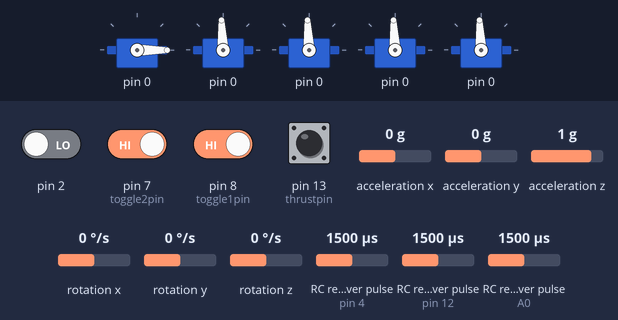
A sketch run on a simulated Arduino Uno, built with avr-gcc and run on an emulated ATmega328P. Shown: 5 × servo. Wiring (inferred from the names in the program): 3 × RC receiver channel: data pin 4 / data pin 12 / data A0. The test bench sets the inputs (shaded band); at power-on: pin 7 (toggle2pin), pin 8 (toggle1pin), pin 13 (thrustpin) HIGH, pin 2 LOW, RC receiver pulse (sensors on pin 4, pin 12, A0) 1500 µs, acceleration x 0 g, acceleration y 0 g, acceleration z 1 g, rotation x 0 °/s, rotation y 0 °/s, rotation z 0 °/s. The sensor or clock chip raises its interrupt line as the real part does; what the sketch prints to the serial monitor is not drawn.

Above: at 1.2 s.
1.8 s: RC receiver pulse (sensor on pin 4) set to 1020 µs
At 3.57 s:
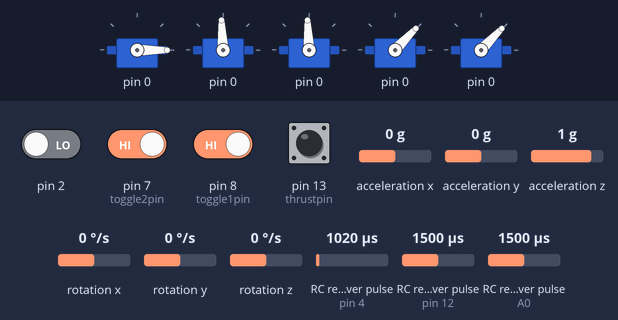
4.8 s: RC receiver pulse (sensor on pin 12) set to 1020 µs
At 5.11 s:
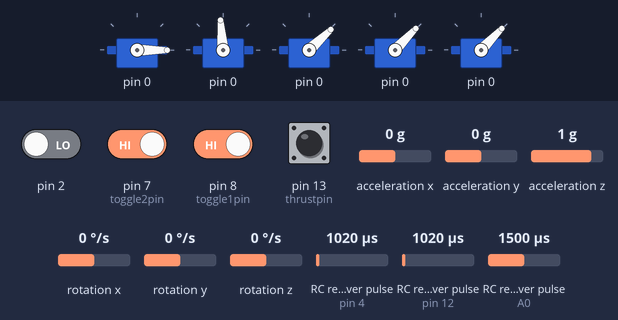
7.8 s: pin 8 (toggle1pin) driven LOW
At 8.13 s:
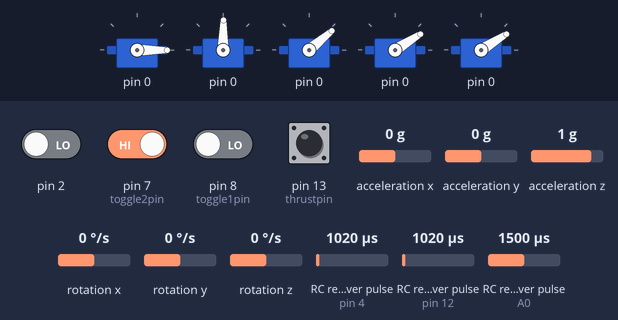
Timing chart, 0 to 16.8 s (numbered marks = the images above; inputs shaded):
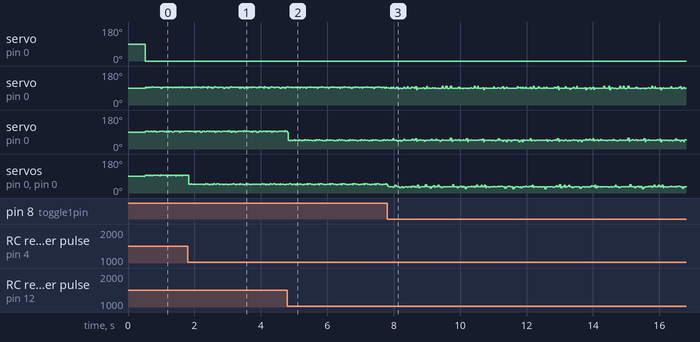

The sketch:

autopilot_for_RC_plane.ino
```cpp
float pitchkp =1  , pitchkd = 500 , pitchki =0;
float rollkp =1  , rollkd = 800 , rollki =0;

int motorpin , rudderpin , elevatorpin , leftaileronpin , rightaileronpin ;
int yawpin = 12 , pitchpin = A0 , rollpin = 4 , thrustpin = 13 , toggle1pin = 8 , toggle2pin = 7;
float minpitchrec=1000 , maxpitchrec = 2000 , minpitch = -50 , maxpitch = 50 ;
float minrollrec=1000 , maxrollrec = 2000 , minroll = -60 , maxroll = 60 ;


float pitche_old,rolle_old,pitchE,rollE;
#include <Servo.h>
Servo motor;
Servo leftaileron;
Servo rightaileron;
Servo elevator;
Servo rudder;
int yaw=0 , pitch=1 , roll=2 , thrust=3 , toggle1=4 , toggle2=5 ;
#include "I2Cdev.h"
#include "MPU6050_6Axis_MotionApps20.h"
#include "Wire.h"
MPU6050 mpu;

bool dmpReady = false;  // set true if DMP init was successful
uint8_t mpuIntStatus;   // holds actual interrupt status byte from MPU
uint8_t devStatus;      // return status after each device operation (0 = success, !0 = error)
uint16_t packetSize;    // expected DMP packet size (default is 42 bytes)
uint16_t fifoCount;     // count of all bytes currently in FIFO
uint8_t fifoBuffer[64]; // FIFO storage buffer

Quaternion q;           // [w, x, y, z]         quaternion container
VectorFloat gravity;    // [x, y, z]            gravity vector
float ypr[3];           // [yaw, pitch, roll]   yaw/pitch/roll container and gravity vector
volatile bool mpuInterrupt = false;     // indicates whether MPU interrupt pin has gone high


#include <PinChangeInt.h>
volatile unsigned long lastpulsetime[6] ;
volatile unsigned long firstpulsetime[6];
volatile unsigned long ch[6];

////////////////////////////////////////////////////////////
////////////////////////////////////////////////////////////
void setup() {
  Serial.begin(115200);
  attachreceiver();
  startmpu();
  attachservos();
}

void loop(){
  unsigned long lch[6];
  //noInterrupts();
  for(int i=0;i<6;i++){
    Serial.print("    ");
    Serial.print(ch[i]);
    lch[i]=ch[i];
    }
  Serial.println("");
  //interrupts();
  motor.writeMicroseconds(lch[thrust]);
  rudder.writeMicroseconds(lch[yaw]);

  bool autocondition = lch[toggle1]>1500;
  while (!mpuInterrupt && fifoCount < packetSize && autocondition ){

  }


  if(!autocondition){
    elevator.writeMicroseconds(lch[pitch]);
    rightaileron.writeMicroseconds(lch[roll]);
    leftaileron.writeMicroseconds(lch[roll]);
  }
  else {
    calculate_ypr();
    float targetpitch=map(lch[pitch],minpitchrec,maxpitchrec,minpitch,maxpitch);
    float targetroll=map(lch[roll],minrollrec,maxrollrec,minroll,maxroll);
    int pitchdelta=(int)pitchpid(targetpitch,ypr[1]);
    int rolldelta=(int)rollpid(targetroll,ypr[2]);
    if(pitchdelta<85&&pitchdelta>-85)elevator.write(90+pitchdelta);
    if(rolldelta<85&&rolldelta>-85){
      rightaileron.write(90+rolldelta);
      leftaileron.write(90+rolldelta);
    }
  }


}


void attachservos(){
  motor.attach(motorpin);
  elevator.attach(elevatorpin);
  rudder.attach(rudderpin);
  leftaileron.attach(leftaileronpin);
  rightaileron.attach(rightaileronpin);
}


float pitchpid(float target , float current){
  float e , e_dot , outpid ;    // error , change in error , output
  e = target - current ;     // error is required - actual
  e_dot = e - pitche_old ;        // change in error , ideally it is derivative but we just subract
  pitchE=pitchE+e ;                 // This sums up all the errors from biginning
  if(pitchE>500){                 // but check that it don't go too large
    /*Serial.println("E overflow");*/
    pitchE=0;
    }
  outpid = pitchkp*e + pitchkd*e_dot + pitchki*pitchE ;         // calculating output
  pitche_old = e ;
  return outpid ;                              // returning output for corresponding i
}
float rollpid(float target , float current){
  float e , e_dot , outpid ;    // error , change in error , output
  e = target - current ;     // error is required - actual
  e_dot = e - rolle_old ;        // change in error , ideally it is derivative but we just subract
  rollE=rollE+e ;                 // This sums up all the errors from biginning
  if(rollE>500){                 // but check that it don't go too large
    /*Serial.println("E overflow");*/
    rollE=0;
    }
  outpid = rollkp*e + rollkd*e_dot + rollki*rollE ;         // calculating output
  rolle_old = e ;
  return outpid ;                              // returning output for corresponding i
}

void attachreceiver(){
  pinMode(yawpin,INPUT);
  pinMode(pitchpin,INPUT);
  pinMode(rollpin,INPUT);
  pinMode(thrustpin,INPUT);
  pinMode(toggle1pin,INPUT);
  pinMode(toggle2pin,INPUT);
  attachPinChangeInterrupt( yawpin ,yawch , CHANGE );
  attachPinChangeInterrupt( pitchpin,pitchch , CHANGE );
  attachPinChangeInterrupt( rollpin ,rollch , CHANGE );
  attachPinChangeInterrupt( thrustpin ,thrustch , CHANGE);
  attachPinChangeInterrupt( toggle1pin ,toggle1ch , CHANGE );
  attachPinChangeInterrupt( toggle2pin ,toggle2ch , CHANGE );
}


void startmpu(){
  Wire.begin();
  Serial.println(F("Initializing I2C devices..."));
  mpu.initialize();
  Serial.println(F("Testing device connections..."));
  Serial.println(mpu.testConnection() ? F("MPU6050 connection successful") : F("MPU6050 connection failed"));
/*
  // wait for ready
  Serial.println(F("\nSend any character to begin DMP programming and demo: "));
  while (Serial.available() && Serial.read()); // empty buffer
  while (!Serial.available());                 // wait for data
  while (Serial.available() && Serial.read()); // empty buffer again
*/

    Serial.println(F("Initializing DMP..."));
    devStatus = mpu.dmpInitialize();

    // supply your own gyro offsets here, scaled for min sensitivity
    mpu.setXGyroOffset(220);
    mpu.setYGyroOffset(76);
    mpu.setZGyroOffset(-85);
    mpu.setZAccelOffset(1788); // 1688 factory default for my test chip


    if (devStatus == 0) {
        // turn on the DMP, now that it's ready
        Serial.println(F("Enabling DMP..."));
        mpu.setDMPEnabled(true);

        // enable Arduino interrupt detection
        Serial.println(F("Enabling interrupt detection (Arduino external interrupt 0)..."));
        attachInterrupt(0, dmpDataReady, RISING);
        mpuIntStatus = mpu.getIntStatus();

        // set our DMP Ready flag so the main loop() function knows it's okay to use it
        Serial.println(F("DMP ready! Waiting for first interrupt..."));
        dmpReady = true;

        // get expected DMP packet size for later comparison
        packetSize = mpu.dmpGetFIFOPacketSize();
    } else while(1);
}

void dmpDataReady() {
    mpuInterrupt = true;
}


void calculate_ypr(){
    mpuInterrupt = false;
    mpuIntStatus = mpu.getIntStatus();
    fifoCount = mpu.getFIFOCount();
    if ((mpuIntStatus & 0x10) || fifoCount == 1024) {
        mpu.resetFIFO();
        Serial.println(F("FIFO overflow!"));
    }
    else if (mpuIntStatus & 0x02) {
      while (fifoCount < packetSize) fifoCount = mpu.getFIFOCount();
        mpu.getFIFOBytes(fifoBuffer, packetSize);
        fifoCount -= packetSize;
            mpu.dmpGetQuaternion(&q, fifoBuffer);
            mpu.dmpGetGravity(&gravity, &q);
            mpu.dmpGetYawPitchRoll(ypr, &q, &gravity);
            Serial.print("ypr\t");
            Serial.print(ypr[0] * 180/M_PI);
            Serial.print("\t");
            Serial.print(ypr[1] * 180/M_PI);
            Serial.print("\t");
            Serial.println(ypr[2] * 180/M_PI);
    }

}


void yawch(){
  unsigned long now = micros();
  if(!digitalRead(yawpin)){
    lastpulsetime[yaw] = now ;
    ch[yaw]=lastpulsetime[yaw]-firstpulsetime[yaw];

  }
  else{
    firstpulsetime[yaw] = now ;
  }
}
void pitchch(){
  unsigned long now = micros();
  if(!digitalRead(pitchpin)){
    lastpulsetime[pitch] = now ;
    ch[pitch]=lastpulsetime[pitch]-firstpulsetime[pitch];
  }
  else{
    firstpulsetime[pitch] = now ;
  }
}
void rollch(){
  unsigned long now = micros();
  if(!digitalRead(rollpin)){
    lastpulsetime[roll] = now ;
    ch[roll]=lastpulsetime[roll]-firstpulsetime[roll];
    //cycle[roll] = ! cycle[roll] ;
  }
  else{
    firstpulsetime[roll] = now ;
  }
}
void thrustch(){
  unsigned long now = micros();
  if(!digitalRead(thrustpin)){
    lastpulsetime[thrust] = now ;
    ch[thrust]=lastpulsetime[thrust]-firstpulsetime[thrust];
  }
  else{
    firstpulsetime[thrust] = now ;
  }
}
void toggle1ch(){
  unsigned long now = micros();
  if(!digitalRead(toggle1pin)){
    lastpulsetime[toggle1] = now ;
    ch[toggle1]=lastpulsetime[toggle1]-firstpulsetime[toggle1];
  }
  else{
    firstpulsetime[toggle1] = now ;
  }
}
void toggle2ch(){
  unsigned long now = micros();
  if(!digitalRead(toggle2pin)){
    lastpulsetime[toggle2] = now ;
    ch[toggle2]=lastpulsetime[toggle2]-firstpulsetime[toggle2];
  }
  else{
    firstpulsetime[toggle2] = now ;
  }
}
```
